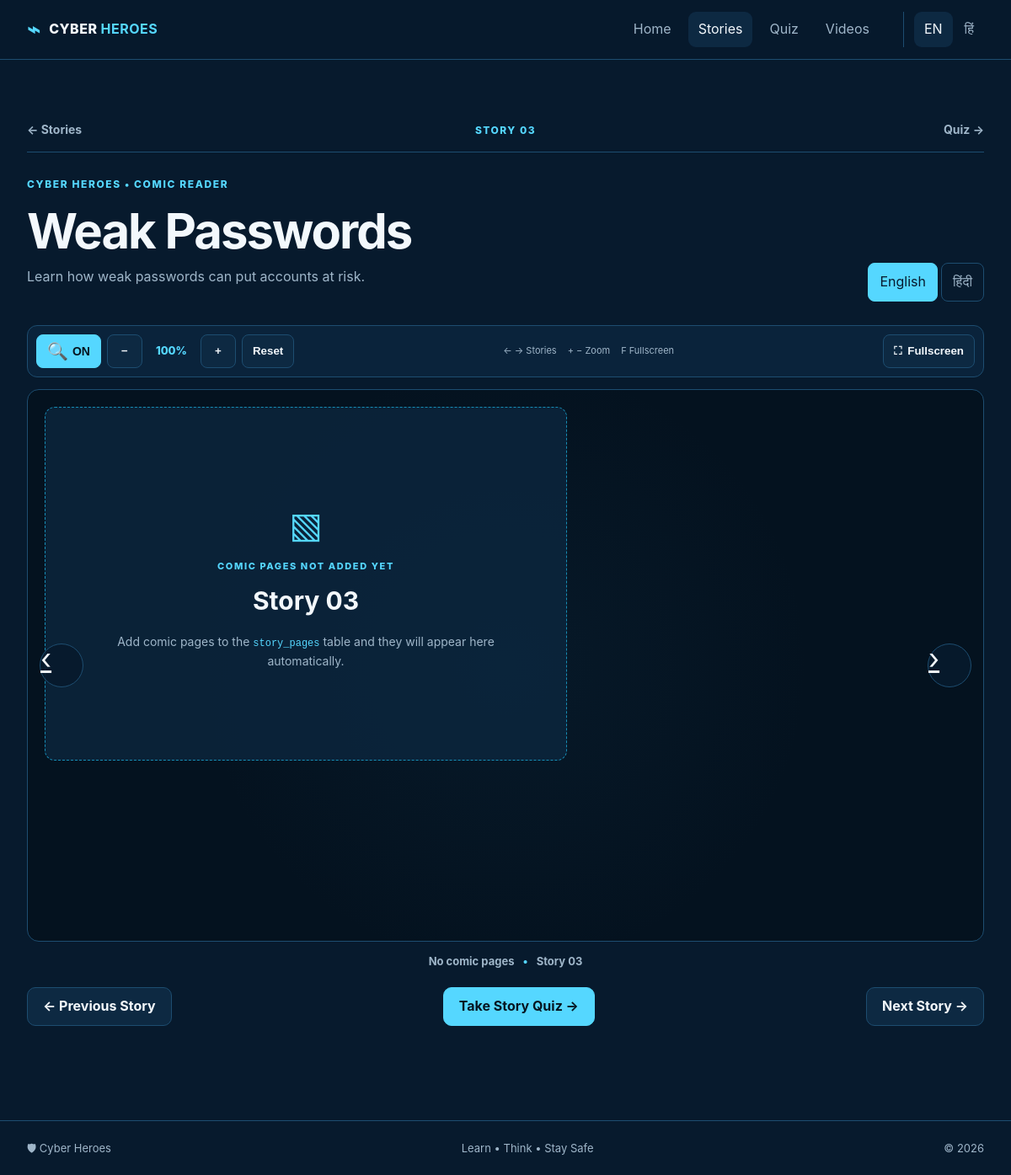
Page /story.php?id=3&lang=english on the committed database.
### tables this page shows
CREATE TABLE IF NOT EXISTS stories (
    id INT UNSIGNED AUTO_INCREMENT PRIMARY KEY,
    story_number INT UNSIGNED NOT NULL UNIQUE,
    title_en VARCHAR(255) NOT NULL,
    title_hi VARCHAR(255) NOT NULL,
    description_en TEXT NULL,
    description_hi TEXT NULL,
    lesson_en TEXT NULL,
    lesson_hi TEXT NULL,
    is_active TINYINT(1) NOT NULL DEFAULT 1,
    created_at TIMESTAMP DEFAULT CURRENT_TIMESTAMP,
    updated_at TIMESTAMP DEFAULT CURRENT_TIMESTAMP ON UPDATE CURRENT_TIMESTAMP
);

### config/app.php (called while the page is built, shortened)
<?php
function e(?string $value): string
{
    return htmlspecialchars($value ?? '', ENT_QUOTES, 'UTF-8');
}

### story.php (the view, shortened to what this page needs)
<?php
require_once __DIR__ . '/config/database.php';
$id = filter_input(
    INPUT_GET,
    'id',
    FILTER_VALIDATE_INT,
    ['options' => ['min_range' => 1]]
);
$stmt = $pdo->prepare(
    'SELECT * FROM stories
     WHERE id = ? AND is_active = 1
     LIMIT 1'
);
$stmt->execute([$id]);
$story = $stmt->fetch();
$prevStmt = $pdo->prepare(
    'SELECT id, story_number, title_en, title_hi
     FROM stories
     WHERE is_active = 1
       AND story_number < ?
     ORDER BY story_number DESC
     LIMIT 1'
);
$prevStmt->execute([(int)$story['story_number']]);
$previousStory = $prevStmt->fetch();
$nextStmt = $pdo->prepare(
    'SELECT id, story_number, title_en, title_hi
     FROM stories
     WHERE is_active = 1
       AND story_number > ?
     ORDER BY story_number ASC
     LIMIT 1'
);
$nextStmt->execute([(int)$story['story_number']]);
$nextStory = $nextStmt->fetch();
$comicPages = [];
require __DIR__ . '/includes/header.php';
?>
<section class="story-reader section-shell">
    <div class="reader-topbar">
        <a
            class="reader-back"
            href="stories.php?lang=<?= e($lang) ?>"
        >
            ← Stories
        </a>
        <span class="reader-story-label">
            STORY
            <?= str_pad(
                (string)$story['story_number'],
                2,
                '0',
                STR_PAD_LEFT
            ) ?>
        </span>
        <a
            class="reader-quiz-link"
            href="quiz.php?id=<?= (int)$story['id'] ?>&lang=<?= e($lang) ?>"
        >
            Quiz →
        </a>
    </div>
    <div class="reader-heading">
        <div class="reader-title-block">
            <span class="eyebrow">
                CYBER HEROES • COMIC READER
            </span>
            <h1>
                <?= e(
                    $lang === 'hindi'
                        ? $story['title_hi']
                        : $story['title_en']
                ) ?>
            </h1>
            <p>
                <?= e(
                    $lang === 'hindi'
                        ? $story['description_hi']
                        : $story['description_en']
                ) ?>
            </p>
        </div>
        <div
            class="reader-language"
            aria-label="Language selection"
        >
            <a
                class="<?= $lang === 'english' ? 'active' : '' ?>"
                href="story.php?id=<?= (int)$story['id'] ?>&lang=english"
            >
                English
            </a>
            <a
                class="<?= $lang === 'hindi' ? 'active' : '' ?>"
                href="story.php?id=<?= (int)$story['id'] ?>&lang=hindi"
            >
                हिंदी
            </a>
        </div>
    </div>
    <div class="reader-toolbar" aria-label="Comic controls">
        <div class="reader-tool-group">
            <button
                type="button"
                id="zoom-mode-button"
                class="zoom-mode-button active"
                aria-pressed="true"
                title="Click to turn image click-to-fullscreen mode on or off"
            >
                <span class="zoom-icon" aria-hidden="true">🔍</span>
                <span id="zoom-mode-text">ON</span>
            </button>
            <button
                type="button"
                id="zoom-out-button"
                title="Zoom out"
            >−</button>
            <span class="zoom-value" id="zoom-value">100%</span>
            <button
                type="button"
                id="zoom-in-button"
                title="Zoom in"
            >+</button>
            <button
                type="button"
                id="zoom-reset-button"
                title="Reset zoom"
            >Reset</button>
        </div>
        <div class="reader-tool-group reader-shortcuts">
            <span>← → Stories</span>
            <span>+ − Zoom</span>
            <span>F Fullscreen</span>
        </div>
        <button
            class="fullscreen-button"
            id="fullscreen-button"
            type="button"
            title="Open comic in fullscreen (F)"
        >
            <span aria-hidden="true">⛶</span>
            <span>Fullscreen</span>
        </button>
    </div>
    <div
        class="comic-stage"
        data-comic-stage
    >
        <div
            class="comic-viewer"
            tabindex="0"
            aria-label="Comic reader"
        >
            <?php if (!empty($comicPages)): ?>
                <div
                    class="comic-canvas"
                >
                    <img
                        class="comic-page-image"
                        src="<?= e($comicPages[0]['image']) ?>"
                        alt="<?= e(
                            ($lang === 'hindi'
                                ? $story['title_hi']
                                : $story['title_en'])
                            . ' - Page '
                            . $comicPages[0]['number']
                        ) ?>"
                        draggable="false"
                    >
                </div>
            <?php else: ?>
                <div class="comic-empty">
                    <div class="comic-empty-icon">
                        ▧
                    </div>
                    <span>
                        COMIC PAGES NOT ADDED YET
                    </span>
                    <strong>
                        Story
                        <?= str_pad(
                            (string)$story['story_number'],
                            2,
                            '0',
                            STR_PAD_LEFT
                        ) ?>
                    </strong>
                    <p>
                        Add comic pages to the
                        <code>story_pages</code>
                        table and they will appear here automatically.
                    </p>
                </div>
            <?php endif; ?>
        </div>
        <?php if ($previousStory): ?>
    <a
        class="stage-arrow stage-prev"
        href="story.php?id=<?= (int)$previousStory['id'] ?>&lang=<?= e($lang) ?>"
        aria-label="Previous story"
        title="Previous Story"
    >
        <span class="arrow-icon" aria-hidden="true">‹</span>
    </a>
<?php endif; ?>
<?php if ($nextStory): ?>
    <a
        class="stage-arrow stage-next"
        href="story.php?id=<?= (int)$nextStory['id'] ?>&lang=<?= e($lang) ?>"
        aria-label="Next story"
        title="Next Story"
    >
        <span class="arrow-icon" aria-hidden="true">›</span>
    </a>
<?php endif; ?>
    </div>
    <div class="reader-status">
        <span data-page-label>
            <?php if (!empty($comicPages)): ?>
                Page 1 of <?= count($comicPages) ?>
            <?php else: ?>
                No comic pages
            <?php endif; ?>
        </span>
        <span class="reader-dot">
            •
        </span>
        <span data-story-label>
            Story
            <?= str_pad(
                (string)$story['story_number'],
                2,
                '0',
                STR_PAD_LEFT
            ) ?>
        </span>
    </div>
    <div class="reader-navigation">
        <?php if ($previousStory): ?>
            <a
                class="btn btn-secondary"
                href="story.php?id=<?= (int)$previousStory['id'] ?>&lang=<?= e($lang) ?>"
            >
                ← Previous Story
            </a>
        <?php endif; ?>
        <a
            class="btn btn-primary"
            href="quiz.php?id=<?= (int)$story['id'] ?>&lang=<?= e($lang) ?>"
        >
            Take Story Quiz →
        </a>
        <?php if ($nextStory): ?>
            <a
                class="btn btn-secondary"
                href="story.php?id=<?= (int)$nextStory['id'] ?>&lang=<?= e($lang) ?>"
            >
                Next Story →
            </a>
        <?php endif; ?>
    </div>
</section>
<?php require __DIR__ . '/includes/footer.php'; ?>

### story.php (style rules this page uses)
.comic-viewer, .comic-canvas, .comic-page-image { touch-action: none !important; }

### rows in the picture
stories: story_number "03", title_en "Weak Passwords", description_en "Learn how weak passwords can put accounts at risk."
